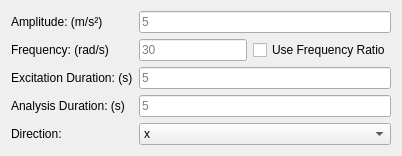
              <widget class="QWidget" name="sinePage">
               <layout class="QGridLayout" name="gridLayout_10">
                <item row="0" column="0">
                 <widget class="QLabel" name="label_14">
                  <property name="text">
                   <string>Amplitude: (m/s²)</string>
                  </property>
                 </widget>
                </item>
                <item row="1" column="2">
                 <widget class="QCheckBox" name="sineFrequencyRatioCheckBox">
                  <property name="text">
                   <string>Use Frequency Ratio</string>
                  </property>
                  <property name="checked">
                   <bool>false</bool>
                  </property>
                 </widget>
                </item>
                <item row="1" column="1">
                 <widget class="QLineEdit" name="sineFrequencyLineEdit">
                  <property name="placeholderText">
                   <string>30</string>
                  </property>
                 </widget>
                </item>
                <item row="2" column="0">
                 <widget class="QLabel" name="label_16">
                  <property name="text">
                   <string>Excitation Duration: (s)</string>
                  </property>
                 </widget>
                </item>
                <item row="3" column="0">
                 <widget class="QLabel" name="label_17">
                  <property name="text">
                   <string>Analysis Duration: (s)</string>
                  </property>
                 </widget>
                </item>
                <item row="1" column="0">
                 <widget class="QLabel" name="sineFrequencyLabel">
                  <property name="text">
                   <string>Frequency: (rad/s)</string>
                  </property>
                 </widget>
                </item>
                <item row="4" column="0">
                 <widget class="QLabel" name="label_33">
                  <property name="text">
                   <string>Direction:</string>
                  </property>
                 </widget>
                </item>
                <item row="4" column="1" colspan="2">
                 <widget class="QComboBox" name="sineDirectionComboBox">
                  <item>
                   <property name="text">
                    <string>x</string>
                   </property>
                  </item>
                  <item>
                   <property name="text">
                    <string>y</string>
                   </property>
                  </item>
                  <item>
                   <property name="text">
                    <string>x &amp; y</string>
                   </property>
                  </item>
                 </widget>
                </item>
                <item row="3" column="1" colspan="2">
                 <widget class="QLineEdit" name="sineAnalysisDurationLineEdit">
                  <property name="placeholderText">
                   <string>5</string>
                  </property>
                 </widget>
                </item>
                <item row="2" column="1" colspan="2">
                 <widget class="QLineEdit" name="sineExcitationDurationLineEdit">
                  <property name="placeholderText">
                   <string>5</string>
                  </property>
                 </widget>
                </item>
                <item row="0" column="1" colspan="2">
                 <widget class="QLineEdit" name="sineAmplitudeLineEdit">
                  <property name="placeholderText">
                   <string>5</string>
                  </property>
                 </widget>
                </item>
               </layout>
              </widget>
